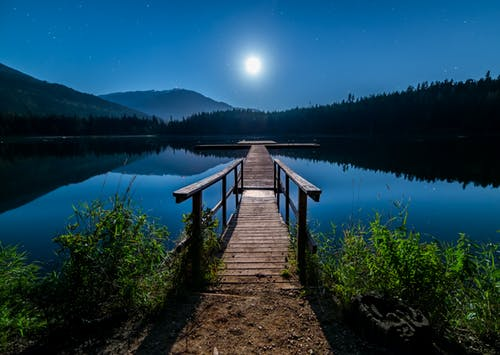
#> input picture S.jpeg, 500 x 355 px
$ python image.py S.jpeg
#> lines starting #> are read from the running program, lines starting #| are printed output that depends on the picture
import sys
import cv2

###version
print(cv2.__version__)

#image name as first arg
data=sys.argv[1]

# image read
img=cv2.imread(data,1)
#> img is the input picture: shape (355, 500, 3); mean B, G, R 82.7, 64.6, 27.3
print(img)
#> (printed output is left out)
print(img.shape)
#| (355, 500, 3)
#width height color channel
cv2.imshow('windowname',img)
cv2.imshow('windowname1' ,img-50)
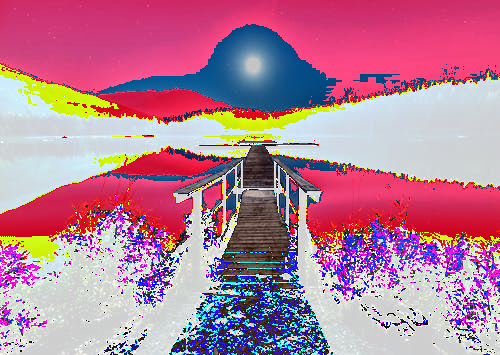
#> window 'windowname1': shape (355, 500, 3); mean B, G, R 152.3, 127, 183.4
cv2.imshow('windowname2' ,img+100)
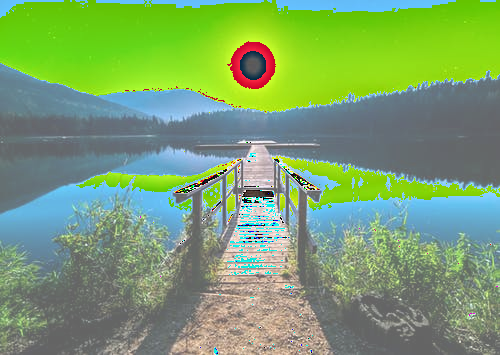
#> window 'windowname2': shape (355, 500, 3); mean B, G, R 110.6, 161, 124
cv2.waitKey(0)		#holding window for infinite tym


img1=cv2.imread(data,0)		#grey image
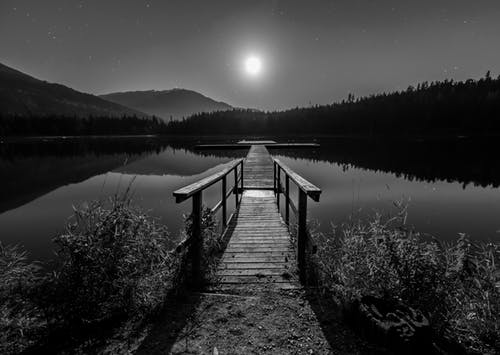
#> img1: shape (355, 500); min 0, max 250, mean 55.4
cv2.imshow('windowname3', img1)

#saving image
cv2.imwrite('img.jpg',img1)
